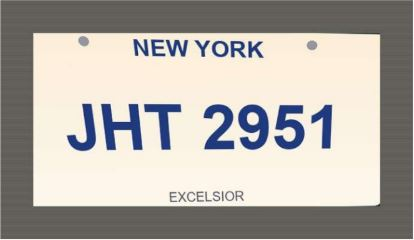
#> input picture samples/image_03.JPG, 414 x 240 px
$ python -i preprocess.py   (imports and definitions only)
#> lines starting #> are read from the running program, lines starting #| are printed output that depends on the picture
"""preprocess.py — Light, adaptive PIL-based image cleanup.

Design goals
------------
- Never break a clean image. Every transform is gated behind a quality check.
- Stay fast: total budget per image is 30s, and the VLM is the bottleneck.
- Use only PIL + numpy (already in the ROCm base image) — no OpenCV dependency
  to keep the Docker image lean.

Pipeline
--------
1. Open the image (PIL handles PNG/JPEG/TIFF transparently).
2. Apply EXIF orientation (some phones/cameras tag rotation in EXIF).
3. Convert to RGB (drop alpha, palette, CMYK).
4. If image is very large (>4096 px on the long side), downscale to 4096.
   - VLMs work best around 1024-2048 px; oversized images waste compute
     without improving accuracy.
5. Compute a contrast score; if low, apply CLAHE (contrast-limited adaptive
   histogram equalization) to recover text from low-light/glare images.
6. Compute a noise score; if high (e.g. noisy TIFF stop signs), apply a
   light bilateral filter to denoise without destroying edges.

All transforms produce a PIL RGB image ready for the VLM.
"""

from __future__ import annotations

import io
import math
from pathlib import Path

import numpy as np
from PIL import Image, ImageOps, ImageFilter

MAX_LONG_SIDE = 4096
LOW_CONTRAST_THRESHOLD = 35.0  # std-dev of luminance — below this, CLAHE helps
HIGH_NOISE_THRESHOLD = 25.0    # high-frequency energy — above this, denoise helps
CLAHE_CLIP_LIMIT = 3.0
CLAHE_TILE_SIZE = 16


def load_image(image_path: str | Path) -> Image.Image:
    """Open image from path. PIL auto-detects PNG/JPEG/TIFF by magic bytes."""
    path = Path(image_path)
    if not path.exists():
        raise FileNotFoundError(f"Image not found: {path}")
    try:
        img = Image.open(path)
        # Force load — PIL is lazy; this catches corrupt-file errors early.
        img.load()
    except Exception as e:
        raise RuntimeError(f"Failed to open image {path}: {e}") from e
    return img


def _apply_exif(img: Image.Image) -> Image.Image:
    """Apply EXIF orientation tag if present (e.g. phone camera rotation)."""
    try:
        return ImageOps.exif_transpose(img)
    except Exception:
        # exif_transpose can fail on malformed EXIF; fall back to original.
        return img


def _to_rgb(img: Image.Image) -> Image.Image:
    """Convert to RGB mode. Handles L, P, RGBA, CMYK, etc."""
    if img.mode == "RGB":
        return img
    if img.mode in ("RGBA", "LA"):
        # Composite alpha over white so transparent pixels don't read as black.
        bg = Image.new("RGB", img.size, (255, 255, 255))
        bg.paste(img, mask=img.split()[-1])
        return bg
    if img.mode == "P":
        # Palette — convert through RGBA to handle transparency in palette.
        if "transparency" in img.info:
            return _to_rgb(img.convert("RGBA"))
        return img.convert("RGB")
    return img.convert("RGB")


def _maybe_downscale(img: Image.Image) -> Image.Image:
    """If long side exceeds MAX_LONG_SIDE, downscale with LANCZOS."""
    w, h = img.size
    long_side = max(w, h)
    if long_side <= MAX_LONG_SIDE:
        return img
    scale = MAX_LONG_SIDE / long_side
    new_size = (max(1, int(w * scale)), max(1, int(h * scale)))
    return img.resize(new_size, Image.LANCZOS)


def _luminance_std(arr_rgb: np.ndarray) -> float:
    """Standard deviation of luminance — proxy for contrast."""
    # Rec. 601 luma: 0.299R + 0.587G + 0.114B
    lum = (
        0.299 * arr_rgb[:, :, 0]
        + 0.587 * arr_rgb[:, :, 1]
        + 0.114 * arr_rgb[:, :, 2]
    )
    return float(lum.std())


def _noise_score(arr_rgb: np.ndarray) -> float:
    """High-frequency energy as a noise proxy.

    Compute the residual after a 3x3 median filter (which removes impulse
    noise but preserves edges). The std of that residual is large on noisy
    images, small on clean images.
    """
    # Convert to uint8 PIL, filter, back to numpy
    pil = Image.fromarray(arr_rgb, mode="RGB")
    median = pil.filter(ImageFilter.MedianFilter(size=3))
    residual = arr_rgb.astype(np.float32) - np.asarray(median, dtype=np.float32)
    return float(residual.std())


# [60 lines left out: functions _clahe, _clahe_channel, _denoise, not called in this run]


def preprocess(image_path: str | Path) -> Image.Image:
    """Full preprocessing pipeline. Returns a PIL RGB image ready for the VLM.

    Steps:
        1. Open (PNG / JPEG / TIFF)
        2. EXIF orientation
        3. RGB conversion
        4. Optional downscale
        5. Optional CLAHE (low-contrast images)
        6. Optional denoise (noisy images)
    """
    img = load_image(image_path)
#> in load_image, img is the input picture: PIL image 414x240 RGB; mean R, G, B 178.4, 173.5, 167
    img = _apply_exif(img)
    img = _to_rgb(img)
    img = _maybe_downscale(img)

    arr = np.asarray(img, dtype=np.uint8)
    contrast = _luminance_std(arr)
#> in _luminance_std, `lum = ( 0.299 * arr_rgb[:, :, 0] + 0.587 * arr_rgb[:, :, 1] + 0.114 * ..`:
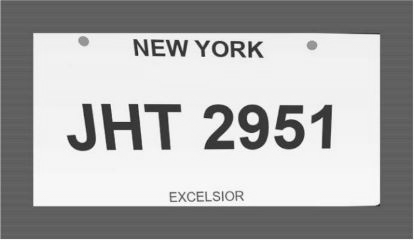
#> lum: shape (240, 414) float64; min 33.22, max 254.8, mean 174.2
#> contrast = 74.76
    noise = _noise_score(arr)
#> in _noise_score, `residual = arr_rgb.astype(np.float32) - np.asarray(median, dtype=np.fl..`:
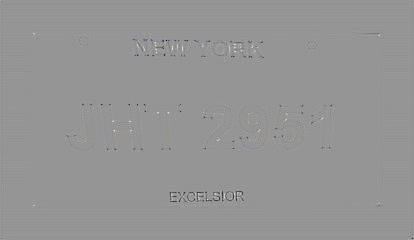
#> residual: shape (240, 414, 3) float32; mean R, G, B -0.2, -0.2, -0.2; drawn with min black and max white
#> noise = 4.95

    if contrast < LOW_CONTRAST_THRESHOLD:
        img = _clahe(img)

    if noise > HIGH_NOISE_THRESHOLD:
        img = _denoise(img)

    return img


# [23 lines left out: functions preprocess_to_bytes, image_stats, not called in this run]

>>> result = preprocess('../samples/image_03.JPG')
